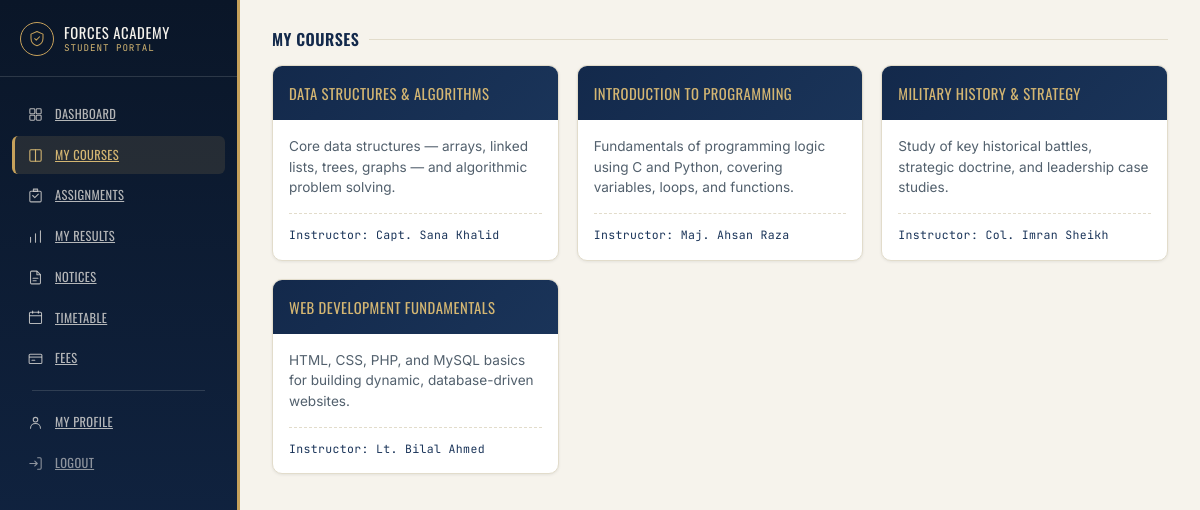
Screenshot of /courses.php (signed in) with the database file from the repository.
### tables this page shows
CREATE TABLE IF NOT EXISTS courses (
    id INT AUTO_INCREMENT PRIMARY KEY,
    course_name VARCHAR(150) NOT NULL,
    description TEXT,
    teacher_name VARCHAR(100),
    created_at TIMESTAMP DEFAULT CURRENT_TIMESTAMP
);

### courses.php (the view, shortened to what this page needs)
<?php
$courses = [];
$result = mysqli_query($conn, "SELECT course_name, description, teacher_name FROM courses ORDER BY course_name ASC");
if ($result) {
    while ($row = mysqli_fetch_assoc($result)) {
        $courses[] = $row;
    }
}
?>
<!DOCTYPE html>
<html lang="en">
<head>
    <link href="https://cdn.jsdelivr.net/npm/bootstrap@5.3.7/dist/css/bootstrap.min.css" rel="stylesheet">
    <link rel="stylesheet" href="css/style.css">
</head>
<body>
<div class="fa-shell">
    <?php include 'includes/sidebar.php'; ?>
    <main class="fa-main">
        <h3 class="fa-section-title">My Courses</h3>
        <?php if (empty($courses)): ?>
            <div class="fa-panel fa-empty-state">
                <svg viewBox="0 0 24 24" fill="none" xmlns="http://www.w3.org/2000/svg"><path d="M4 5.5C4 4.67 4.67 4 5.5 4H12V20H5.5C4.67 20 4 19.33 4 18.5V5.5Z" stroke="currentColor" stroke-width="1.5" stroke-linejoin="round"/><path d="M20 5.5C20 4.67 19.33 4 18.5 4H12V20H18.5C19.33 20 20 19.33 20 18.5V5.5Z" stroke="currentColor" stroke-width="1.5" stroke-linejoin="round"/></svg>
                <h5 style="font-family: var(--font-display); text-transform: uppercase; color: var(--navy-800);">No courses assigned yet</h5>
                <p style="font-size: 0.9rem;">Once courses are added to the database, they'll appear here.</p>
            </div>
        <?php else: ?>
            <div class="fa-course-grid">
                <?php foreach ($courses as $course): ?>
                    <div class="fa-course-card">
                        <div class="fa-course-card-top"><?php echo htmlspecialchars($course['course_name']); ?></div>
                        <div class="fa-course-card-body">
                            <p><?php echo htmlspecialchars($course['description']); ?></p>
                            <div class="fa-course-teacher">Instructor: <?php echo htmlspecialchars($course['teacher_name']); ?></div>
                        </div>
                    </div>
                <?php endforeach; ?>
            </div>
        <?php endif; ?>
    </main>
</div>
</body>
</html>

### css/style.css (style rules this page uses)
:root { --navy-950: #0a1628; --navy-800: #13294b; --navy-700: #1a3459; --navy-600: #1f3f66; --brass-400: #d4b672; --brass-500: #c6a15b; --brass-600: #b08d3e; --parchment-50: #f6f3ec; --parchment-100: #efe9db; --ink-900: #101820; --slate-600: #52606d; --slate-400: #8a97a3; --hairline: #e2dccb; --success-600: #2f6f4e; --success-50: #eaf4ee; --danger-600: #a6303b; --danger-50: #fbeaec; --font-display: 'Oswald', 'Arial Narrow', sans-serif; --font-body: 'Inter', -apple-system, BlinkMacSystemFont, 'Segoe UI', sans-serif; --font-mono: 'JetBrains Mono', 'SFMono-Regular', Consolas, monospace; --radius-sm: 6px; --radius-md: 10px; --radius-lg: 16px; --shadow-card: 0 1px 2px rgba(10, 22, 40, 0.06), 0 12px 32px -12px rgba(10, 22, 40, 0.18); --shadow-soft: 0 1px 3px rgba(10, 22, 40, 0.08); --ease: cubic-bezier(0.2, 0.7, 0.3, 1); }
* { box-sizing: border-box; }
body { font-family: var(--font-body); color: var(--ink-900); background: var(--parchment-50); -webkit-font-smoothing: antialiased; }
h1, h2, h3, h4, .fa-display { font-family: var(--font-display); text-transform: uppercase; letter-spacing: 0.03em; font-weight: 600; }
.fa-section-title { font-size: 1rem; color: var(--navy-800); margin: 0 0 16px; display: flex; align-items: center; gap: 10px; }
.fa-section-title::after { content: ""; flex: 1; height: 1px; background: var(--hairline); }
.fa-shell { display: flex; min-height: 100vh; }
.fa-main { margin-left: 240px; width: calc(100% - 240px); padding: 30px 32px 56px; }
.fa-course-grid { display: grid; grid-template-columns: repeat(3, 1fr); gap: 18px; }
.fa-course-card { background: #fff; border: 1px solid var(--hairline); border-radius: var(--radius-md); box-shadow: var(--shadow-soft); overflow: hidden; display: flex; flex-direction: column; transition: transform 0.15s var(--ease), box-shadow 0.15s var(--ease); }
.fa-course-card-top { background: linear-gradient(135deg, var(--navy-800), var(--navy-700)); color: var(--brass-400); font-family: var(--font-display); text-transform: uppercase; letter-spacing: 0.03em; font-size: 0.92rem; padding: 16px; }
.fa-course-card-body { padding: 16px; flex-grow: 1; display: flex; flex-direction: column; }
.fa-course-card-body p { font-size: 0.85rem; color: var(--slate-600); line-height: 1.5; }
.fa-course-teacher { font-family: var(--font-mono); font-size: 0.72rem; color: var(--navy-700); letter-spacing: 0.03em; margin-top: auto; padding-top: 12px; border-top: 1px dashed var(--hairline); }
html, body { overflow-x: hidden; max-width: 100%; }

### rows the page displays
courses: course_name "DATA STRUCTURES & ALGORITHMS", description "Core data structures — arrays, linked lists, trees, graphs — and algorithmic problem solving.", teacher_name "Capt. Sana Khalid"
courses: course_name "INTRODUCTION TO PROGRAMMING", description "Fundamentals of programming logic using C and Python, covering variables, loops, and functions.", teacher_name "Maj. Ahsan Raza"
courses: course_name "MILITARY HISTORY & STRATEGY", description "Study of key historical battles, strategic doctrine, and leadership case studies.", teacher_name "Col. Imran Sheikh"
courses: course_name "WEB DEVELOPMENT FUNDAMENTALS", description "HTML, CSS, PHP, and MySQL basics for building dynamic, database-driven websites.", teacher_name "Lt. Bilal Ahmed"
